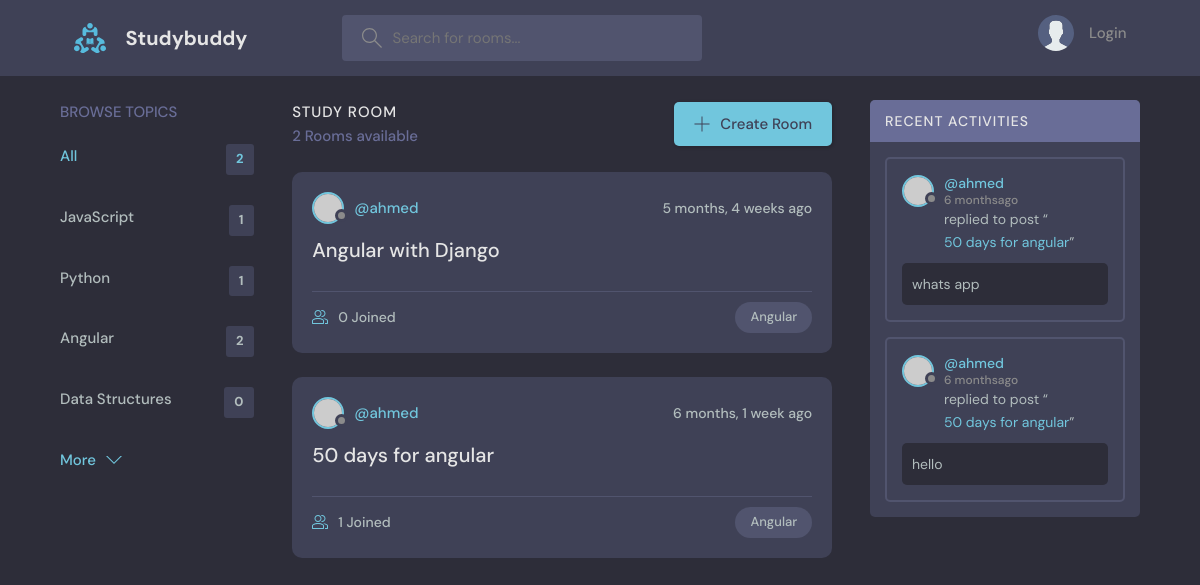
Screenshot of /?q=Angular with the database file from the repository.
### base/models.py (models this page shows, shortened)
class Topic(models.Model):
    name = models.CharField(max_length=200)

class Room(models.Model):
    host = models.ForeignKey(User, on_delete = models.SET_NULL, null= True)
    topic = models.ForeignKey(Topic, on_delete = models.SET_NULL, null = True)
    name = models.CharField(max_length=200)
    description = models.TextField(null=True,blank=True)
    participants = models.ManyToManyField(User, related_name='participants', blank=True)
    updated = models.DateTimeField(auto_now=True)
    created = models.DateTimeField(auto_now_add= True)
    class Meta:
        ordering = ['-updated','-created']
    def __str__(self):
        return self.name

class Message(models.Model):
    user = models.ForeignKey(User,on_delete = models.CASCADE)
    room = models.ForeignKey(Room, on_delete = models.CASCADE)
    body = models.TextField(default='')
    updated = models.DateTimeField(auto_now = True)
    created = models.DateTimeField(auto_now_add = True)
    class Meta:
        ordering = ['-updated','-created']

### base/views.py (the view)
# urls.py: path('', views.HomeView.as_view() , name="home"),
class HomeView(View):
    template_name = 'base/home.html'
    def get(self,request):
        q = request.GET.get('q','')
        rooms = Room.objects.filter(
            Q(topic__name__icontains=q) |  # Q () is used for & , | operations in query
            Q(name__icontains=q) |
            Q(description__icontains=q)
        )
        topics = Topic.objects.all()[0:4] #this is only preview 5 topics by default
        room_count = rooms.count() #logic for showing total rooms
        room_messages = Message.objects.filter(Q(room__topic__name__icontains=q))
        context = {'rooms': rooms,'topics': topics, 'room_count':room_count, 'room_messages' :room_messages}
        return render(request, self.template_name , context)

### base/templates/base/home.html (shortened to what this page needs)
{% extends 'main.html'  %}
{% block content %}
<main class="layout layout--3">
  <div class="container">
    <div>    {% include 'base/topics_component.html' %}
    </div>
    <div class="roomList">
      <div class="roomList__header">
        <div>
          <h2>Study Room</h2>
          <p>{{room_count}} Rooms available</p>
        </div>
        <a class="btn btn--main" href="{% url 'create_room' %}">
          <svg version="1.1" xmlns="http://www.w3.org/2000/svg" width="32" height="32" viewBox="0 0 32 32">
            <title>add</title>
            <path
              d="M16.943 0.943h-1.885v14.115h-14.115v1.885h14.115v14.115h1.885v-14.115h14.115v-1.885h-14.115v-14.115z"
            ></path>
          </svg>
          Create Room
        </a>
      </div>
      {% include 'base/feed_component.html' %}
    </div>
    <div>    {% include 'base/activity_component.html' %}
    </div>
  </div>
</main>
{% endblock %}

### base/templates/base/topics_component.html
<div class="topics">
    <div class="topics__header">
      <h2>Browse Topics</h2>
    </div>
    <ul class="topics__list">
      <li>
        <a href="{% url 'home' %}" class="active">All <span>{{room_count}}</span></a>
      </li>
      {% for topic in topics %}
      <li>
        <a href="{% url 'home' %}?q={{topic.name}}">{{topic.name}}<span>{{topic.room_set.all.count}}</span></a>
      </li>
      {% endfor %}
    </ul>
    <a class="btn btn--link" href="{% url 'topics' %}">
      More
      <svg version="1.1" xmlns="http://www.w3.org/2000/svg" width="32" height="32" viewBox="0 0 32 32">
        <title>chevron-down</title>
        <path d="M16 21l-13-13h-3l16 16 16-16h-3l-13 13z"></path>
      </svg>
    </a>
  </div>

### base/templates/base/feed_component.html (shortened to what this page needs)
{% for room in rooms %}
<div class="roomListRoom">
    <div class="roomListRoom__header">
      {% if room.host %}
      <a href="{% url 'user_profile' room.host.id %}" class="roomListRoom__author">
        <div class="avatar avatar--small">
          <img src="https://randomuser.me/api/portraits/women/11.jpg" />
        </div>
        <span>@{{room.host.username}}</span>
      </a>
      {% else %}
      <span class="roomListRoom__author">Unknown User</span>
      {% endif %}
      <div class="roomListRoom__actions">
        <span>{{room.created|timesince}} ago</span>
      </div>
    </div>
    <div class="roomListRoom__content">
      <a href="{% url 'room' room.id %}">{{room.name}}</a>
    </div>
    <div class="roomListRoom__meta">
      <a href="{% url 'room' room.id %}" class="roomListRoom__joined">
        {{room.participants.all.count}} Joined
      </a>
      <p class="roomListRoom__topic">{{room.topic.name}}</p>
    </div>
  </div>
{% endfor %}

### base/templates/base/activity_component.html (shortened to what this page needs)
<div class="activities">
    <div class="activities__header">
      <h2>Recent Activities</h2>
    </div>
  {% for message in room_messages %}
    <div class="activities__box">
      <div class="activities__boxHeader roomListRoom__header">
        <a href="{% url 'user_profile' message.user.id %}" class="roomListRoom__author">
          <div class="avatar avatar--small">
            <img src="https://randomuser.me/api/portraits/women/11.jpg" />
          </div>
          <p>
            @{{message.user}}
            <span>{{message.created|timesince}}ago</span>
          </p>
        </a>
      </div>
      <div class="activities__boxContent">
        <p>replied to post “<a href="{% url 'room' message.room.id %}">{{message.room}}</a>”</p>
        <div class="activities__boxRoomContent">
          {{message.body}}
        </div>
      </div>
    </div>
  {% endfor %}
</div>

### rows the page displays
Topic: name "JavaScript", room_set.all.count "1"
Topic: name "Python", room_set.all.count "1"
Topic: name "Angular", room_set.all.count "2"
Topic: name "Data Structures", room_set.all.count "0"
Room: host.username "ahmed", created "5 months, 4 weeks", name "Angular with Django", participants.all.count "0", topic.name "Angular"
Room: host.username "ahmed", created "6 months, 1 week", name "50 days for angular", participants.all.count "1", topic.name "Angular"
Message: user "ahmed", created "6 months", room "50 days for angular", body "whats app"
Message: user "ahmed", created "6 months", room "50 days for angular", body "hello"

### other values shown
{{ room_count }} "2"
